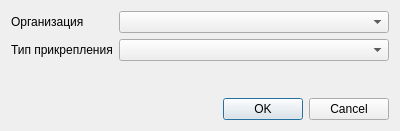
<?xml version="1.0" encoding="UTF-8"?>
<ui version="4.0">
 <class>CountByOmsSetupDialog</class>
 <widget class="QDialog" name="CountByOmsSetupDialog">
  <property name="geometry">
   <rect>
    <x>0</x>
    <y>0</y>
    <width>400</width>
    <height>131</height>
   </rect>
  </property>
  <property name="windowTitle">
   <string>параметры отчета</string>
  </property>
  <layout class="QGridLayout" name="gridLayout">
   <item row="5" column="0" colspan="5">
    <widget class="QDialogButtonBox" name="buttonBox">
     <property name="orientation">
      <enum>Qt::Horizontal</enum>
     </property>
     <property name="standardButtons">
      <set>QDialogButtonBox::Cancel|QDialogButtonBox::Ok</set>
     </property>
    </widget>
   </item>
   <item row="0" column="1" colspan="4">
    <widget class="CInsurerComboBox" name="cmbOrganisation"/>
   </item>
   <item row="1" column="0">
    <widget class="QLabel" name="label">
     <property name="text">
      <string>Тип прикрепления</string>
     </property>
     <property name="buddy">
      <cstring>cmbAttachType</cstring>
     </property>
    </widget>
   </item>
   <item row="0" column="0">
    <widget class="QLabel" name="lblSMO">
     <property name="text">
      <string>Организация</string>
     </property>
     <property name="buddy">
      <cstring>cmbOrganisation</cstring>
     </property>
    </widget>
   </item>
   <item row="1" column="1" colspan="4">
    <widget class="CRBComboBox" name="cmbAttachType"/>
   </item>
   <item row="2" column="1">
    <spacer name="verticalSpacer">
     <property name="orientation">
      <enum>Qt::Vertical</enum>
     </property>
     <property name="sizeHint" stdset="0">
      <size>
       <width>20</width>
       <height>40</height>
      </size>
     </property>
    </spacer>
   </item>
  </layout>
 </widget>
 <customwidgets>
  <customwidget>
   <class>CRBComboBox</class>
   <extends>QComboBox</extends>
   <header>library/crbcombobox.h</header>
  </customwidget>
  <customwidget>
   <class>CInsurerComboBox</class>
   <extends>QComboBox</extends>
   <header>Orgs/OrgComboBox.h</header>
  </customwidget>
 </customwidgets>
 <resources/>
 <connections>
  <connection>
   <sender>buttonBox</sender>
   <signal>accepted()</signal>
   <receiver>CountByOmsSetupDialog</receiver>
   <slot>accept()</slot>
   <hints>
    <hint type="sourcelabel">
     <x>227</x>
     <y>113</y>
    </hint>
    <hint type="destinationlabel">
     <x>157</x>
     <y>130</y>
    </hint>
   </hints>
  </connection>
  <connection>
   <sender>buttonBox</sender>
   <signal>rejected()</signal>
   <receiver>CountByOmsSetupDialog</receiver>
   <slot>reject()</slot>
   <hints>
    <hint type="sourcelabel">
     <x>295</x>
     <y>119</y>
    </hint>
    <hint type="destinationlabel">
     <x>286</x>
     <y>130</y>
    </hint>
   </hints>
  </connection>
 </connections>
</ui>
